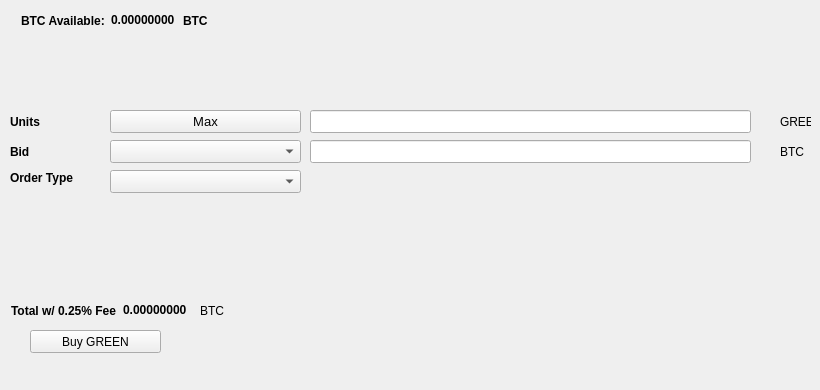
   <widget class="QWidget" name="BuyTab">
    <attribute name="title">
     <string>Buy</string>
    </attribute>
    <widget class="QPushButton" name="BuyGREEN">
     <property name="geometry">
      <rect>
       <x>30</x>
       <y>330</y>
       <width>131</width>
       <height>23</height>
      </rect>
     </property>
     <property name="text">
      <string>Buy GREEN</string>
     </property>
     <property name="icon">
      <iconset resource="../cryptogreen.qrc">
       <normaloff>:/icons/bitcoin</normaloff>:/icons/bitcoin</iconset>
     </property>
    </widget>
    <widget class="QLabel" name="label_3">
     <property name="geometry">
      <rect>
       <x>10</x>
       <y>110</y>
       <width>46</width>
       <height>23</height>
      </rect>
     </property>
     <property name="font">
      <font>
       <weight>75</weight>
       <bold>true</bold>
      </font>
     </property>
     <property name="text">
      <string>Units</string>
     </property>
    </widget>
    <widget class="QLineEdit" name="UnitsInput">
     <property name="geometry">
      <rect>
       <x>310</x>
       <y>110</y>
       <width>441</width>
       <height>23</height>
      </rect>
     </property>
     <property name="font">
      <font>
       <pointsize>9</pointsize>
       <weight>75</weight>
       <bold>true</bold>
      </font>
     </property>
    </widget>
    <widget class="QLineEdit" name="BuyBidPriceEdit">
     <property name="geometry">
      <rect>
       <x>310</x>
       <y>140</y>
       <width>441</width>
       <height>23</height>
      </rect>
     </property>
     <property name="font">
      <font>
       <pointsize>9</pointsize>
       <weight>75</weight>
       <bold>true</bold>
      </font>
     </property>
    </widget>
    <widget class="QLabel" name="label_4">
     <property name="geometry">
      <rect>
       <x>780</x>
       <y>110</y>
       <width>31</width>
       <height>23</height>
      </rect>
     </property>
     <property name="text">
      <string>GREEN</string>
     </property>
    </widget>
    <widget class="QLabel" name="label_5">
     <property name="geometry">
      <rect>
       <x>780</x>
       <y>140</y>
       <width>31</width>
       <height>23</height>
      </rect>
     </property>
     <property name="text">
      <string>BTC</string>
     </property>
    </widget>
    <widget class="QLabel" name="label_6">
     <property name="geometry">
      <rect>
       <x>10</x>
       <y>140</y>
       <width>46</width>
       <height>23</height>
      </rect>
     </property>
     <property name="font">
      <font>
       <weight>75</weight>
       <bold>true</bold>
      </font>
     </property>
     <property name="text">
      <string>Bid</string>
     </property>
    </widget>
    <widget class="QLabel" name="label_7">
     <property name="geometry">
      <rect>
       <x>10</x>
       <y>170</y>
       <width>91</width>
       <height>16</height>
      </rect>
     </property>
     <property name="font">
      <font>
       <weight>75</weight>
       <bold>true</bold>
      </font>
     </property>
     <property name="text">
      <string>Order Type</string>
     </property>
    </widget>
    <widget class="QPushButton" name="Buy_Max_Amount">
     <property name="geometry">
      <rect>
       <x>110</x>
       <y>110</y>
       <width>191</width>
       <height>23</height>
      </rect>
     </property>
     <property name="font">
      <font>
       <pointsize>10</pointsize>
      </font>
     </property>
     <property name="text">
      <string>Max</string>
     </property>
    </widget>
    <widget class="QComboBox" name="BuyBidcomboBox">
     <property name="geometry">
      <rect>
       <x>110</x>
       <y>140</y>
       <width>191</width>
       <height>23</height>
      </rect>
     </property>
     <property name="font">
      <font>
       <pointsize>10</pointsize>
      </font>
     </property>
    </widget>
    <widget class="QComboBox" name="buyOrdertypeCombo">
     <property name="geometry">
      <rect>
       <x>110</x>
       <y>170</y>
       <width>191</width>
       <height>23</height>
      </rect>
     </property>
     <property name="font">
      <font>
       <pointsize>10</pointsize>
      </font>
     </property>
    </widget>
    <widget class="QWidget" name="layoutWidget1">
     <property name="geometry">
      <rect>
       <x>21</x>
       <y>11</y>
       <width>227</width>
       <height>19</height>
      </rect>
     </property>
     <layout class="QHBoxLayout" name="horizontalLayout_3">
      <item>
       <widget class="QLabel" name="label232">
        <property name="font">
         <font>
          <weight>75</weight>
          <bold>true</bold>
         </font>
        </property>
        <property name="text">
         <string>BTC Available:</string>
        </property>
       </widget>
      </item>
      <item>
       <widget class="QLabel" name="BtcAvailableLbl">
        <property name="palette">
         <palette>
          <active>
           <colorrole role="WindowText">
            <brush brushstyle="SolidPattern">
             <color alpha="255">
              <red>0</red>
              <green>0</green>
              <blue>0</blue>
             </color>
            </brush>
           </colorrole>
           <colorrole role="Button">
            <brush brushstyle="SolidPattern">
             <color alpha="255">
              <red>0</red>
              <green>170</green>
              <blue>0</blue>
             </color>
            </brush>
           </colorrole>
           <colorrole role="Light">
            <brush brushstyle="SolidPattern">
             <color alpha="255">
              <red>0</red>
              <green>255</green>
              <blue>0</blue>
             </color>
            </brush>
           </colorrole>
           <colorrole role="Midlight">
            <brush brushstyle="SolidPattern">
             <color alpha="255">
              <red>0</red>
              <green>212</green>
              <blue>0</blue>
             </color>
            </brush>
           </colorrole>
           <colorrole role="Dark">
            <brush brushstyle="SolidPattern">
             <color alpha="255">
              <red>0</red>
              <green>85</green>
              <blue>0</blue>
             </color>
            </brush>
           </colorrole>
           <colorrole role="Mid">
            <brush brushstyle="SolidPattern">
             <color alpha="255">
              <red>0</red>
              <green>113</green>
              <blue>0</blue>
             </color>
            </brush>
           </colorrole>
           <colorrole role="Text">
            <brush brushstyle="SolidPattern">
             <color alpha="255">
              <red>0</red>
              <green>170</green>
              <blue>0</blue>
             </color>
            </brush>
           </colorrole>
           <colorrole role="BrightText">
            <brush brushstyle="SolidPattern">
             <color alpha="255">
              <red>255</red>
              <green>255</green>
              <blue>255</blue>
             </color>
            </brush>
           </colorrole>
           <colorrole role="ButtonText">
            <brush brushstyle="SolidPattern">
             <color alpha="255">
              <red>0</red>
              <green>0</green>
              <blue>0</blue>
             </color>
            </brush>
           </colorrole>
           <colorrole role="Base">
            <brush brushstyle="SolidPattern">
             <color alpha="255">
              <red>255</red>
              <green>255</green>
              <blue>255</blue>
             </color>
            </brush>
           </colorrole>
           <colorrole role="Window">
            <brush brushstyle="SolidPattern">
             <color alpha="255">
              <red>0</red>
              <green>170</green>
              <blue>0</blue>
             </color>
            </brush>
           </colorrole>
           <colorrole role="Shadow">
            <brush brushstyle="SolidPattern">
             <color alpha="255">
              <red>0</red>
              <green>0</green>
              <blue>0</blue>
             </color>
            </brush>
           </colorrole>
           <colorrole role="AlternateBase">
            <brush brushstyle="SolidPattern">
             <color alpha="255">
              <red>127</red>
              <green>212</green>
              <blue>127</blue>
             </color>
            </brush>
           </colorrole>
           <colorrole role="ToolTipBase">
            <brush brushstyle="SolidPattern">
             <color alpha="255">
              <red>255</red>
              <green>255</green>
              <blue>220</blue>
             </color>
            </brush>
           </colorrole>
           <colorrole role="ToolTipText">
            <brush brushstyle="SolidPattern">
             <color alpha="255">
              <red>0</red>
              <green>0</green>
              <blue>0</blue>
             </color>
            </brush>
           </colorrole>
          </active>
          <inactive>
           <colorrole role="WindowText">
            <brush brushstyle="SolidPattern">
             <color alpha="255">
              <red>0</red>
              <green>0</green>
              <blue>0</blue>
             </color>
            </brush>
           </colorrole>
           <colorrole role="Button">
            <brush brushstyle="SolidPattern">
             <color alpha="255">
              <red>0</red>
              <green>170</green>
              <blue>0</blue>
             </color>
            </brush>
           </colorrole>
           <colorrole role="Light">
            <brush brushstyle="SolidPattern">
             <color alpha="255">
              <red>0</red>
              <green>255</green>
              <blue>0</blue>
             </color>
            </brush>
           </colorrole>
           <colorrole role="Midlight">
            <brush brushstyle="SolidPattern">
             <color alpha="255">
              <red>0</red>
              <green>212</green>
              <blue>0</blue>
             </color>
            </brush>
           </colorrole>
           <colorrole role="Dark">
            <brush brushstyle="SolidPattern">
             <color alpha="255">
              <red>0</red>
              <green>85</green>
              <blue>0</blue>
             </color>
            </brush>
           </colorrole>
           <colorrole role="Mid">
            <brush brushstyle="SolidPattern">
             <color alpha="255">
              <red>0</red>
              <green>113</green>
              <blue>0</blue>
             </color>
            </brush>
           </colorrole>
           <colorrole role="Text">
            <brush brushstyle="SolidPattern">
             <color alpha="255">
              <red>0</red>
              <green>170</green>
              <blue>0</blue>
             </color>
            </brush>
           </colorrole>
           <colorrole role="BrightText">
            <brush brushstyle="SolidPattern">
             <color alpha="255">
              <red>255</red>
              <green>255</green>
              <blue>255</blue>
             </color>
            </brush>
           </colorrole>
           <colorrole role="ButtonText">
            <brush brushstyle="SolidPattern">
             <color alpha="255">
              <red>0</red>
              <green>0</green>
              <blue>0</blue>
             </color>
            </brush>
           </colorrole>
           <colorrole role="Base">
            <brush brushstyle="SolidPattern">
             <color alpha="255">
              <red>255</red>
              <green>255</green>
              <blue>255</blue>
             </color>
            </brush>
           </colorrole>
           <colorrole role="Window">
            <brush brushstyle="SolidPattern">
             <color alpha="255">
              <red>0</red>
              <green>170</green>
              <blue>0</blue>
             </color>
            </brush>
           </colorrole>
           <colorrole role="Shadow">
            <brush brushstyle="SolidPattern">
             <color alpha="255">
              <red>0</red>
              <green>0</green>
              <blue>0</blue>
             </color>
            </brush>
           </colorrole>
           <colorrole role="AlternateBase">
            <brush brushstyle="SolidPattern">
             <color alpha="255">
              <red>127</red>
              <green>212</green>
              <blue>127</blue>
             </color>
            </brush>
           </colorrole>
           <colorrole role="ToolTipBase">
            <brush brushstyle="SolidPattern">
             <color alpha="255">
              <red>255</red>
              <green>255</green>
              <blue>220</blue>
             </color>
            </brush>
           </colorrole>
           <colorrole role="ToolTipText">
            <brush brushstyle="SolidPattern">
             <color alpha="255">
              <red>0</red>
              <green>0</green>
              <blue>0</blue>
             </color>
            </brush>
           </colorrole>
          </inactive>
          <disabled>
           <colorrole role="WindowText">
            <brush brushstyle="SolidPattern">
             <color alpha="255">
              <red>0</red>
              <green>85</green>
              <blue>0</blue>
             </color>
            </brush>
           </colorrole>
           <colorrole role="Button">
            <brush brushstyle="SolidPattern">
             <color alpha="255">
              <red>0</red>
              <green>170</green>
              <blue>0</blue>
             </color>
            </brush>
           </colorrole>
           <colorrole role="Light">
            <brush brushstyle="SolidPattern">
             <color alpha="255">
              <red>0</red>
              <green>255</green>
              <blue>0</blue>
             </color>
            </brush>
           </colorrole>
           <colorrole role="Midlight">
            <brush brushstyle="SolidPattern">
             <color alpha="255">
              <red>0</red>
              <green>212</green>
              <blue>0</blue>
             </color>
            </brush>
           </colorrole>
           <colorrole role="Dark">
            <brush brushstyle="SolidPattern">
             <color alpha="255">
              <red>0</red>
              <green>85</green>
              <blue>0</blue>
             </color>
            </brush>
           </colorrole>
           <colorrole role="Mid">
            <brush brushstyle="SolidPattern">
             <color alpha="255">
              <red>0</red>
              <green>113</green>
              <blue>0</blue>
             </color>
            </brush>
           </colorrole>
           <colorrole role="Text">
            <brush brushstyle="SolidPattern">
             <color alpha="255">
              <red>0</red>
              <green>85</green>
              <blue>0</blue>
             </color>
            </brush>
           </colorrole>
           <colorrole role="BrightText">
            <brush brushstyle="SolidPattern">
             <color alpha="255">
              <red>255</red>
              <green>255</green>
              <blue>255</blue>
             </color>
            </brush>
           </colorrole>
           <colorrole role="ButtonText">
            <brush brushstyle="SolidPattern">
             <color alpha="255">
              <red>0</red>
              <green>85</green>
              <blue>0</blue>
             </color>
            </brush>
           </colorrole>
           <colorrole role="Base">
            <brush brushstyle="SolidPattern">
             <color alpha="255">
              <red>0</red>
              <green>170</green>
              <blue>0</blue>
             </color>
            </brush>
           </colorrole>
           <colorrole role="Window">
            <brush brushstyle="SolidPattern">
             <color alpha="255">
              <red>0</red>
              <green>170</green>
              <blue>0</blue>
             </color>
            </brush>
           </colorrole>
           <colorrole role="Shadow">
            <brush brushstyle="SolidPattern">
             <color alpha="255">
              <red>0</red>
              <green>0</green>
              <blue>0</blue>
             </color>
            </brush>
           </colorrole>
           <colorrole role="AlternateBase">
            <brush brushstyle="SolidPattern">
             <color alpha="255">
              <red>0</red>
              <green>170</green>
              <blue>0</blue>
             </color>
            </brush>
           </colorrole>
           <colorrole role="ToolTipBase">
            <brush brushstyle="SolidPattern">
             <color alpha="255">
              <red>255</red>
              <green>255</green>
              <blue>220</blue>
             </color>
            </brush>
           </colorrole>
           <colorrole role="ToolTipText">
            <brush brushstyle="SolidPattern">
             <color alpha="255">
              <red>0</red>
              <green>0</green>
              <blue>0</blue>
             </color>
            </brush>
           </colorrole>
          </disabled>
         </palette>
        </property>
        <property name="font">
         <font>
          <weight>75</weight>
          <bold>true</bold>
         </font>
        </property>
        <property name="text">
         <string>0.00000000</string>
        </property>
        <property name="textInteractionFlags">
         <set>Qt::LinksAccessibleByMouse|Qt::TextSelectableByKeyboard|Qt::TextSelectableByMouse</set>
        </property>
       </widget>
      </item>
      <item>
       <widget class="QLabel" name="BtcAvailableLbl_2">
        <property name="font">
         <font>
          <weight>75</weight>
          <bold>true</bold>
         </font>
        </property>
        <property name="text">
         <string>BTC</string>
        </property>
       </widget>
      </item>
     </layout>
    </widget>
    <widget class="QWidget" name="layoutWidge2">
     <property name="geometry">
      <rect>
       <x>11</x>
       <y>301</y>
       <width>259</width>
       <height>19</height>
      </rect>
     </property>
     <layout class="QHBoxLayout" name="horizontalLayout_4">
      <item>
       <widget class="QLabel" name="label_9">
        <property name="font">
         <font>
          <weight>75</weight>
          <bold>true</bold>
         </font>
        </property>
        <property name="text">
         <string>Total w/ 0.25% Fee</string>
        </property>
       </widget>
      </item>
      <item>
       <widget class="QLabel" name="BuyCostLabel">
        <property name="palette">
         <palette>
          <active>
           <colorrole role="WindowText">
            <brush brushstyle="SolidPattern">
             <color alpha="255">
              <red>0</red>
              <green>0</green>
              <blue>0</blue>
             </color>
            </brush>
           </colorrole>
           <colorrole role="Button">
            <brush brushstyle="SolidPattern">
             <color alpha="255">
              <red>0</red>
              <green>170</green>
              <blue>0</blue>
             </color>
            </brush>
           </colorrole>
           <colorrole role="Light">
            <brush brushstyle="SolidPattern">
             <color alpha="255">
              <red>0</red>
              <green>255</green>
              <blue>0</blue>
             </color>
            </brush>
           </colorrole>
           <colorrole role="Midlight">
            <brush brushstyle="SolidPattern">
             <color alpha="255">
              <red>0</red>
              <green>212</green>
              <blue>0</blue>
             </color>
            </brush>
           </colorrole>
           <colorrole role="Dark">
            <brush brushstyle="SolidPattern">
             <color alpha="255">
              <red>0</red>
              <green>85</green>
              <blue>0</blue>
             </color>
            </brush>
           </colorrole>
           <colorrole role="Mid">
            <brush brushstyle="SolidPattern">
             <color alpha="255">
              <red>0</red>
              <green>113</green>
              <blue>0</blue>
             </color>
            </brush>
           </colorrole>
           <colorrole role="Text">
            <brush brushstyle="SolidPattern">
             <color alpha="255">
              <red>0</red>
              <green>170</green>
              <blue>0</blue>
             </color>
            </brush>
           </colorrole>
           <colorrole role="BrightText">
            <brush brushstyle="SolidPattern">
             <color alpha="255">
              <red>255</red>
              <green>255</green>
              <blue>255</blue>
             </color>
            </brush>
           </colorrole>
           <colorrole role="ButtonText">
            <brush brushstyle="SolidPattern">
             <color alpha="255">
              <red>0</red>
              <green>0</green>
              <blue>0</blue>
             </color>
            </brush>
           </colorrole>
           <colorrole role="Base">
            <brush brushstyle="SolidPattern">
             <color alpha="255">
              <red>255</red>
              <green>255</green>
              <blue>255</blue>
             </color>
            </brush>
           </colorrole>
           <colorrole role="Window">
            <brush brushstyle="SolidPattern">
             <color alpha="255">
              <red>0</red>
              <green>170</green>
              <blue>0</blue>
             </color>
            </brush>
           </colorrole>
           <colorrole role="Shadow">
            <brush brushstyle="SolidPattern">
             <color alpha="255">
              <red>0</red>
              <green>0</green>
              <blue>0</blue>
             </color>
            </brush>
           </colorrole>
           <colorrole role="AlternateBase">
            <brush brushstyle="SolidPattern">
             <color alpha="255">
              <red>127</red>
              <green>212</green>
              <blue>127</blue>
             </color>
            </brush>
           </colorrole>
           <colorrole role="ToolTipBase">
            <brush brushstyle="SolidPattern">
             <color alpha="255">
              <red>255</red>
              <green>255</green>
              <blue>220</blue>
             </color>
            </brush>
           </colorrole>
           <colorrole role="ToolTipText">
            <brush brushstyle="SolidPattern">
             <color alpha="255">
              <red>0</red>
              <green>0</green>
              <blue>0</blue>
             </color>
            </brush>
           </colorrole>
          </active>
          <inactive>
           <colorrole role="WindowText">
            <brush brushstyle="SolidPattern">
             <color alpha="255">
              <red>0</red>
              <green>0</green>
              <blue>0</blue>
             </color>
            </brush>
           </colorrole>
           <colorrole role="Button">
            <brush brushstyle="SolidPattern">
             <color alpha="255">
              <red>0</red>
              <green>170</green>
              <blue>0</blue>
             </color>
            </brush>
           </colorrole>
           <colorrole role="Light">
            <brush brushstyle="SolidPattern">
             <color alpha="255">
              <red>0</red>
              <green>255</green>
              <blue>0</blue>
             </color>
            </brush>
           </colorrole>
           <colorrole role="Midlight">
            <brush brushstyle="SolidPattern">
             <color alpha="255">
              <red>0</red>
              <green>212</green>
              <blue>0</blue>
             </color>
            </brush>
           </colorrole>
           <colorrole role="Dark">
            <brush brushstyle="SolidPattern">
             <color alpha="255">
              <red>0</red>
              <green>85</green>
              <blue>0</blue>
             </color>
            </brush>
           </colorrole>
           <colorrole role="Mid">
            <brush brushstyle="SolidPattern">
             <color alpha="255">
              <red>0</red>
              <green>113</green>
              <blue>0</blue>
             </color>
            </brush>
           </colorrole>
           <colorrole role="Text">
            <brush brushstyle="SolidPattern">
             <color alpha="255">
              <red>0</red>
              <green>170</green>
              <blue>0</blue>
             </color>
            </brush>
           </colorrole>
           <colorrole role="BrightText">
            <brush brushstyle="SolidPattern">
             <color alpha="255">
              <red>255</red>
              <green>255</green>
              <blue>255</blue>
             </color>
            </brush>
           </colorrole>
           <colorrole role="ButtonText">
            <brush brushstyle="SolidPattern">
             <color alpha="255">
              <red>0</red>
              <green>0</green>
              <blue>0</blue>
             </color>
            </brush>
           </colorrole>
           <colorrole role="Base">
            <brush brushstyle="SolidPattern">
             <color alpha="255">
              <red>255</red>
              <green>255</green>
              <blue>255</blue>
             </color>
            </brush>
           </colorrole>
           <colorrole role="Window">
            <brush brushstyle="SolidPattern">
             <color alpha="255">
              <red>0</red>
              <green>170</green>
              <blue>0</blue>
             </color>
            </brush>
           </colorrole>
           <colorrole role="Shadow">
            <brush brushstyle="SolidPattern">
             <color alpha="255">
              <red>0</red>
              <green>0</green>
              <blue>0</blue>
             </color>
            </brush>
           </colorrole>
           <colorrole role="AlternateBase">
            <brush brushstyle="SolidPattern">
             <color alpha="255">
              <red>127</red>
              <green>212</green>
              <blue>127</blue>
             </color>
            </brush>
           </colorrole>
           <colorrole role="ToolTipBase">
            <brush brushstyle="SolidPattern">
             <color alpha="255">
              <red>255</red>
              <green>255</green>
              <blue>220</blue>
             </color>
            </brush>
           </colorrole>
           <colorrole role="ToolTipText">
            <brush brushstyle="SolidPattern">
             <color alpha="255">
              <red>0</red>
              <green>0</green>
              <blue>0</blue>
             </color>
            </brush>
           </colorrole>
          </inactive>
          <disabled>
           <colorrole role="WindowText">
            <brush brushstyle="SolidPattern">
             <color alpha="255">
              <red>0</red>
              <green>85</green>
              <blue>0</blue>
             </color>
            </brush>
           </colorrole>
           <colorrole role="Button">
            <brush brushstyle="SolidPattern">
             <color alpha="255">
              <red>0</red>
              <green>170</green>
              <blue>0</blue>
             </color>
            </brush>
           </colorrole>
           <colorrole role="Light">
            <brush brushstyle="SolidPattern">
             <color alpha="255">
              <red>0</red>
              <green>255</green>
              <blue>0</blue>
             </color>
            </brush>
           </colorrole>
           <colorrole role="Midlight">
            <brush brushstyle="SolidPattern">
             <color alpha="255">
              <red>0</red>
              <green>212</green>
              <blue>0</blue>
             </color>
            </brush>
           </colorrole>
           <colorrole role="Dark">
            <brush brushstyle="SolidPattern">
             <color alpha="255">
              <red>0</red>
              <green>85</green>
              <blue>0</blue>
             </color>
            </brush>
           </colorrole>
           <colorrole role="Mid">
            <brush brushstyle="SolidPattern">
             <color alpha="255">
              <red>0</red>
              <green>113</green>
              <blue>0</blue>
             </color>
            </brush>
           </colorrole>
           <colorrole role="Text">
            <brush brushstyle="SolidPattern">
             <color alpha="255">
              <red>0</red>
              <green>85</green>
              <blue>0</blue>
             </color>
            </brush>
           </colorrole>
           <colorrole role="BrightText">
            <brush brushstyle="SolidPattern">
             <color alpha="255">
              <red>255</red>
              <green>255</green>
              <blue>255</blue>
             </color>
            </brush>
           </colorrole>
           <colorrole role="ButtonText">
            <brush brushstyle="SolidPattern">
             <color alpha="255">
              <red>0</red>
              <green>85</green>
              <blue>0</blue>
             </color>
            </brush>
           </colorrole>
           <colorrole role="Base">
            <brush brushstyle="SolidPattern">
             <color alpha="255">
              <red>0</red>
              <green>170</green>
              <blue>0</blue>
             </color>
            </brush>
           </colorrole>
           <colorrole role="Window">
            <brush brushstyle="SolidPattern">
             <color alpha="255">
              <red>0</red>
              <green>170</green>
              <blue>0</blue>
             </color>
            </brush>
           </colorrole>
           <colorrole role="Shadow">
            <brush brushstyle="SolidPattern">
             <color alpha="255">
              <red>0</red>
              <green>0</green>
              <blue>0</blue>
             </color>
            </brush>
           </colorrole>
           <colorrole role="AlternateBase">
            <brush brushstyle="SolidPattern">
             <color alpha="255">
              <red>0</red>
              <green>170</green>
              <blue>0</blue>
             </color>
            </brush>
           </colorrole>
           <colorrole role="ToolTipBase">
            <brush brushstyle="SolidPattern">
             <color alpha="255">
              <red>255</red>
              <green>255</green>
              <blue>220</blue>
             </color>
            </brush>
           </colorrole>
           <colorrole role="ToolTipText">
            <brush brushstyle="SolidPattern">
             <color alpha="255">
              <red>0</red>
              <green>0</green>
              <blue>0</blue>
             </color>
            </brush>
           </colorrole>
          </disabled>
         </palette>
        </property>
        <property name="font">
         <font>
          <weight>75</weight>
          <bold>true</bold>
         </font>
        </property>
        <property name="autoFillBackground">
         <bool>false</bool>
        </property>
        <property name="text">
         <string>0.00000000</string>
        </property>
        <property name="textInteractionFlags">
         <set>Qt::LinksAccessibleByMouse|Qt::TextSelectableByMouse</set>
        </property>
       </widget>
      </item>
      <item>
       <widget class="QLabel" name="label_10">
        <property name="font">
         <font>
          <weight>50</weight>
          <bold>false</bold>
         </font>
        </property>
        <property name="text">
         <string>BTC</string>
        </property>
       </widget>
      </item>
     </layout>
    </widget>
    <widget class="QLabel" name="label_24">
     <property name="geometry">
      <rect>
       <x>460</x>
       <y>300</y>
       <width>281</width>
       <height>81</height>
      </rect>
     </property>
     <property name="text">
      <string/>
     </property>
     <property name="pixmap">
      <pixmap>:/images/bittrex</pixmap>
     </property>
    </widget>
   </widget>
